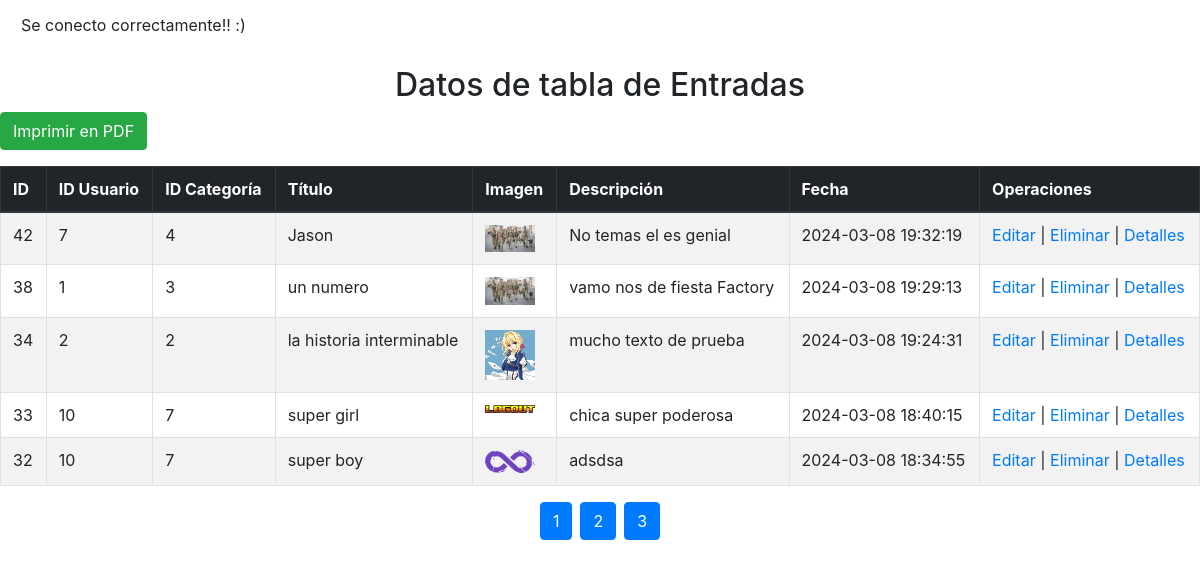
The page /PHPtarea4/index.php?accion=listado (signed in) on the database its author committed.
### tables this page shows
CREATE TABLE `entradas` (
  `IDENT` int(5) NOT NULL,
  `IDUSUARIO` int(5) NOT NULL,
  `IDCATEGORIA` int(5) NOT NULL,
  `TITULO` varchar(40) NOT NULL,
  `IMAGEN` varchar(40) NOT NULL,
  `DESCRIPCION` text NOT NULL,
  `FECHA` timestamp NOT NULL DEFAULT current_timestamp() ON UPDATE current_timestamp()
);

### PHPtarea4/controladores/controlador.php (called while the page is built, shortened)
<?php
require_once 'modelos/modelo.php';
class controlador {
    private $modelo;
    public function __construct() {
        $this->modelo = new modelo();
    }
    public function listado() {
        $parametros = [
            "correcto" => FALSE,
            "datos" => NULL,
            "error" => NULL
        ];
        $resultadosPorPagina = 5;
        $totalRegistros = $this->modelo->obtenerTotalRegistros();
        $totalPaginas = ceil($totalRegistros / $resultadosPorPagina);
        $paginaActual = isset($_GET['pagina']) ? (int)$_GET['pagina'] : 1;
        $inicio = ($paginaActual - 1) * $resultadosPorPagina;
        $rol = $this->modelo->diferenciar_Rol();
        if( $rol == "admin") $resultModelo = $this->modelo->obtener_Todas_Entradas($inicio, $resultadosPorPagina);
        else $resultModelo = $this->modelo->listadoPorUsuario();
        if ($resultModelo["correcto"]) {
            $parametros["correcto"] = TRUE;
            $parametros["datos"] = $resultModelo["datos"];
        } else {
            $parametros["error"] = $resultModelo["error"];
        }
        include_once 'vistas/listado.php';
    }
}

### PHPtarea4/vistas/listado.php (the view, shortened to what this page needs)
<!DOCTYPE html>
<html lang="es">
<head>
    <link rel="stylesheet" href="https://maxcdn.bootstrapcdn.com/bootstrap/4.0.0-beta.2/css/bootstrap.min.css"
        integrity="sha384-
        PsH8R72JQ3SOdhVi3uxftmaW6Vc51MKb0q5P2rRUpPvrszuE4W1povHYgTpB
        fshb">
</head>
<body>
  <h2 class="d-flex justify-content-center align-items-center flex-column"> Datos de tabla de Entradas</h2>
  <button class="btn btn-success mb-3" onclick="generarPDF()">Imprimir en PDF</button>
  <?php if ($parametros["correcto"]) : ?>
  <div class="table-responsive">
    <table id="tabla-listado" class="table table-bordered table-striped">
      <thead class="thead-dark">
        <tr>
            <th>ID</th>
            <th>ID Usuario</th>
            <th>ID Categoría</th>
            <th>Título</th>
            <th>Imagen</th>
            <th>Descripción</th>
            <th>Fecha</th>
            <th>Operaciones</th>
        </tr>
      </thead>
      <tbody>
        <?php foreach ($parametros["datos"] as $entrada) : ?>
          <tr>
            <td><?= $entrada['IDENT'] ?></td>
            <td><?= $entrada['IDUSUARIO'] ?></td>
            <td><?= $entrada['IDCATEGORIA'] ?></td>
            <td><?= $entrada['TITULO'] ?></td>
            <td><img src="imagenes/<?= $entrada['IMAGEN'] ?>" alt="Imagen de la entrada" width="50"></td>
            <td><?= $entrada['DESCRIPCION'] ?></td>
            <td><?= $entrada['FECHA'] ?></td>
            <td>
              <a href="../index.php?accion=editar_entrada_carga_datos&id=<?= $entrada['IDENT'] ?>">Editar</a> |
              <a href="../index.php?accion=eliminar_entrada&id=<?= $entrada['IDENT'] ?>">Eliminar</a> |
              <a href="../index.php?accion=detalle_entrada&id=<?= $entrada['IDENT'] ?>">Detalles</a>
            </td>
          </tr>
        <?php endforeach; ?>
      </tbody>
    </table>
  </div>
  <div class="d-flex justify-content-center">
    <?php for ($i = 1; $i <= $totalPaginas; $i++) : ?>
      <a class="btn btn-primary mx-1" href="index.php?accion=listado&pagina=<?= $i ?>"><?= $i ?></a>
    <?php endfor; ?>
  </div>
  <?php else : ?>
    <p class="alert alert-danger">Error al procesar la solicitud: <?= $parametros["error"] ?></p>
  <?php endif; ?>
</body>
</html>

### PHPtarea4/modelos/modelo.php (shortened to what this page needs)
<?php
class modelo{
    public function __construct() {
        $this->conectar();
      }
    private $conexion;
    private $dbHost = "localhost";
    private $dbUser = "root";
    private $dbPass = "";
    private $dbName = "entorno_servidor_tarea_2";
    public function conectar() {
        try {
            $this->conexion = new PDO("mysql:host=$this->dbHost;dbname=$this->dbName", $this->dbUser, $this->dbPass);
            $this->conexion->setAttribute(PDO::ATTR_ERRMODE, PDO::ERRMODE_EXCEPTION);
            echo '<div class="alert ">' .
            "Se conecto correctamente!! :) <br/>" . '</div>';
            return TRUE;
        } catch (PDOException $ex) {
            echo '<div class="alert alert-danger">' .
            "No se pudo conectar a la BD de usuarios!! :( <br/>" . $ex->getMessage() . '</div>';
            return $ex->getMessage();
        }
    }
    public function obtenerTotalRegistros() {
        try {
            $totalRegistros = $this->conexion->query("SELECT COUNT(*) FROM ENTRADAS")->fetchColumn();
            return $totalRegistros;
        } catch (PDOException $ex) {
            return FALSE;
        }
    }
    public function obtener_Todas_Entradas($inicio, $resultadosPorPagina) {
        $return = [
            "correcto" => FALSE,
            "datos" => NULL,
            "error" => NULL
        ];
        try {
            $query = $this->conexion->prepare("SELECT * FROM ENTRADAS ORDER BY IDENT DESC LIMIT :inicio, :resultadosPorPagina");
            $query->bindParam(':inicio', $inicio, PDO::PARAM_INT);
            $query->bindParam(':resultadosPorPagina', $resultadosPorPagina, PDO::PARAM_INT);
            $query->execute();
            if ($query->rowCount() > 0) {
                $return["correcto"] = TRUE;
                $return["datos"] = $query->fetchAll(PDO::FETCH_ASSOC);
            }
        } catch (PDOException $ex) {
            $return["error"] = $ex->getMessage();
        }
        return $return;
    }
}

### PHPtarea4/index.php
<?php
require_once 'controladores/controlador.php';
$controlador = new controlador();
if ($_GET && $_GET["accion"]) :
  $accion = filter_input(INPUT_GET, "accion", FILTER_SANITIZE_STRING);
  if (method_exists($controlador, $accion)) :
      $controlador->$accion();
  else :
      $controlador->login();
  endif;
else :
  $controlador->login();
endif;

### rows shown on the page
entradas: IDENT "42", IDUSUARIO "7", IDCATEGORIA "4", TITULO "Jason", IMAGEN (picture), DESCRIPCION "No temas el es genial", FECHA "2024-03-08 19:32:19"
entradas: IDENT "38", IDUSUARIO "1", IDCATEGORIA "3", TITULO "un numero", IMAGEN (picture), DESCRIPCION "vamo nos de fiesta Factory", FECHA "2024-03-08 19:29:13"
entradas: IDENT "34", IDUSUARIO "2", IDCATEGORIA "2", TITULO "la historia interminable", IMAGEN (picture), DESCRIPCION "mucho texto de prueba", FECHA "2024-03-08 19:24:31"
entradas: IDENT "33", IDUSUARIO "10", IDCATEGORIA "7", TITULO "super girl", IMAGEN (picture), DESCRIPCION "chica super poderosa", FECHA "2024-03-08 18:40:15"
entradas: IDENT "32", IDUSUARIO "10", IDCATEGORIA "7", TITULO "super boy", IMAGEN (picture), DESCRIPCION "adsdsa", FECHA "2024-03-08 18:34:55"
